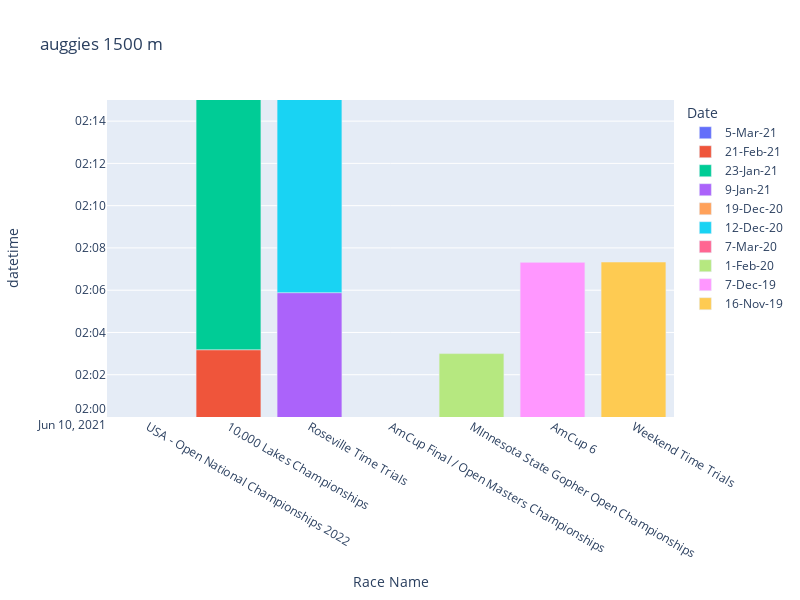

The notebook cell saved with this chart:
### Code cell
fig = px.bar(df.query(("(Race) == '1500m'")), x='Race Name', y="datetime",color="Date",title="auggies 1500 m",
hover_data=['Time'])
fig.update_layout(yaxis_range=['2021-06-10 2:00:00' , '2021-06-10 2:15:00'], width=800, height=600)
fig.show()
#py.plot(fig, filename = '100 FR', auto_open=True)

### Figure 1 — Plotly figure (JSON) as saved in the notebook; plotly's stock layout.template omitted (floating-point values rounded to 4 significant figures)
{"data": [{"alignmentgroup": "True", "customdata": [["1:52.89"]], "hovertemplate": "Date=5-Mar-21<br>Race Name=%{x}<br>datetime=%{y}<br>Time=%{customdata[0]}<extra></extra>", "legendgroup": "5-Mar-21", "marker": {"color": "#636efa"}, "name": "5-Mar-21", "offsetgroup": "5-Mar-21", "orientation": "v", "showlegend": true, "textposition": "auto", "type": "bar", "x": ["USA - Open National Championships 2022"], "xaxis": "x", "y": ["2021-06-10T01:52:53"], "yaxis": "y"}, {"alignmentgroup": "True", "customdata": [["2:03.19"]], "hovertemplate": "Date=21-Feb-21<br>Race Name=%{x}<br>datetime=%{y}<br>Time=%{customdata[0]}<extra></extra>", "legendgroup": "21-Feb-21", "marker": {"color": "#EF553B"}, "name": "21-Feb-21", "offsetgroup": "21-Feb-21", "orientation": "v", "showlegend": true, "textposition": "auto", "type": "bar", "x": ["10,000 Lakes Championships "], "xaxis": "x", "y": ["2021-06-10T02:03:11"], "yaxis": "y"}, {"alignmentgroup": "True", "customdata": [["1:54.22"]], "hovertemplate": "Date=23-Jan-21<br>Race Name=%{x}<br>datetime=%{y}<br>Time=%{customdata[0]}<extra></extra>", "legendgroup": "23-Jan-21", "marker": {"color": "#00cc96"}, "name": "23-Jan-21", "offsetgroup": "23-Jan-21", "orientation": "v", "showlegend": true, "textposition": "auto", "type": "bar", "x": ["10,000 Lakes Championships "], "xaxis": "x", "y": ["2021-06-10T01:54:13"], "yaxis": "y"}, {"alignmentgroup": "True", "customdata": [["2:05.89"]], "hovertemplate": "Date=9-Jan-21<br>Race Name=%{x}<br>datetime=%{y}<br>Time=%{customdata[0]}<extra></extra>", "legendgroup": "9-Jan-21", "marker": {"color": "#ab63fa"}, "name": "9-Jan-21", "offsetgroup": "9-Jan-21", "orientation": "v", "showlegend": true, "textposition": "auto", "type": "bar", "x": ["Roseville Time Trials "], "xaxis": "x", "y": ["2021-06-10T02:05:53"], "yaxis": "y"}, {"alignmentgroup": "True", "customdata": [["DNF"]], "hovertemplate": "Date=19-Dec-20<br>Race Name=%{x}<br>datetime=%{y}<br>Time=%{customdata[0]}<extra></extra>", "legendgroup": "19-Dec-20", "marker": {"color": "#FFA15A"}, "name": "19-Dec-20", "offsetgroup": "19-Dec-20", "orientation": "v", "showlegend": true, "textposition": "auto", "type": "bar", "x": ["Roseville Time Trials "], "xaxis": "x", "y": [null], "yaxis": "y"}, {"alignmentgroup": "True", "customdata": [["1:56.01"]], "hovertemplate": "Date=12-Dec-20<br>Race Name=%{x}<br>datetime=%{y}<br>Time=%{customdata[0]}<extra></extra>", "legendgroup": "12-Dec-20", "marker": {"color": "#19d3f3"}, "name": "12-Dec-20", "offsetgroup": "12-Dec-20", "orientation": "v", "showlegend": true, "textposition": "auto", "type": "bar", "x": ["Roseville Time Trials "], "xaxis": "x", "y": ["2021-06-10T01:56:00"], "yaxis": "y"}, {"alignmentgroup": "True", "customdata": [["1:55.83"]], "hovertemplate": "Date=7-Mar-20<br>Race Name=%{x}<br>datetime=%{y}<br>Time=%{customdata[0]}<extra></extra>", "legendgroup": "7-Mar-20", "marker": {"color": "#FF6692"}, "name": "7-Mar-20", "offsetgroup": "7-Mar-20", "orientation": "v", "showlegend": true, "textposition": "auto", "type": "bar", "x": ["AmCup Final / Open Masters Championships "], "xaxis": "x", "y": ["2021-06-10T01:55:49"], "yaxis": "y"}, {"alignmentgroup": "True", "customdata": [["2:03.01"]], "hovertemplate": "Date=1-Feb-20<br>Race Name=%{x}<br>datetime=%{y}<br>Time=%{customdata[0]}<extra></extra>", "legendgroup": "1-Feb-20", "marker": {"color": "#B6E880"}, "name": "1-Feb-20", "offsetgroup": "1-Feb-20", "orientation": "v", "showlegend": true, "textposition": "auto", "type": "bar", "x": ["MInnesota State Gopher Open Championships "], "xaxis": "x", "y": ["2021-06-10T02:03:00"], "yaxis": "y"}, {"alignmentgroup": "True", "customdata": [["2:07.33"]], "hovertemplate": "Date=7-Dec-19<br>Race Name=%{x}<br>datetime=%{y}<br>Time=%{customdata[0]}<extra></extra>", "legendgroup": "7-Dec-19", "marker": {"color": "#FF97FF"}, "name": "7-Dec-19", "offsetgroup": "7-Dec-19", "orientation": "v", "showlegend": true, "textposition": "auto", "type": "bar", "x": ["AmCup 6"], "xaxis": "x", "y": ["2021-06-10T02:07:19"], "yaxis": "y"}, {"alignmentgroup": "True", "customdata": [["2:07.34"]], "hovertemplate": "Date=16-Nov-19<br>Race Name=%{x}<br>datetime=%{y}<br>Time=%{customdata[0]}<extra></extra>", "legendgroup": "16-Nov-19", "marker": {"color": "#FECB52"}, "name": "16-Nov-19", "offsetgroup": "16-Nov-19", "orientation": "v", "showlegend": true, "textposition": "auto", "type": "bar", "x": ["Weekend Time Trials "], "xaxis": "x", "y": ["2021-06-10T02:07:20"], "yaxis": "y"}], "layout": {"barmode": "relative", "height": 600, "legend": {"title": {"text": "Date"}, "tracegroupgap": 0}, "title": {"text": "auggies 1500 m"}, "width": 800, "xaxis": {"anchor": "y", "domain": [0, 1], "title": {"text": "Race Name"}}, "yaxis": {"anchor": "x", "domain": [0, 1], "range": ["2021-06-10 2:00:00", "2021-06-10 2:15:00"], "title": {"text": "datetime"}}}}
